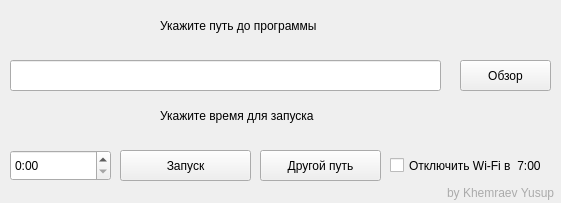
<?xml version="1.0" encoding="UTF-8"?>
<ui version="4.0">
 <class>MainWindow</class>
 <widget class="QMainWindow" name="MainWindow">
  <property name="enabled">
   <bool>true</bool>
  </property>
  <property name="geometry">
   <rect>
    <x>0</x>
    <y>0</y>
    <width>561</width>
    <height>203</height>
   </rect>
  </property>
  <property name="minimumSize">
   <size>
    <width>561</width>
    <height>203</height>
   </size>
  </property>
  <property name="maximumSize">
   <size>
    <width>561</width>
    <height>203</height>
   </size>
  </property>
  <property name="windowTitle">
   <string>uTact</string>
  </property>
  <property name="windowIcon">
   <iconset resource="icons.qrc">
    <normaloff>:/icons/icons/icon.png</normaloff>:/icons/icons/icon.png</iconset>
  </property>
  <property name="windowOpacity">
   <double>1.000000000000000</double>
  </property>
  <widget class="QWidget" name="centralwidget">
   <widget class="QPushButton" name="pushButton">
    <property name="geometry">
     <rect>
      <x>460</x>
      <y>60</y>
      <width>91</width>
      <height>31</height>
     </rect>
    </property>
    <property name="text">
     <string>Обзор</string>
    </property>
   </widget>
   <widget class="QLineEdit" name="lineEdit">
    <property name="geometry">
     <rect>
      <x>10</x>
      <y>60</y>
      <width>431</width>
      <height>31</height>
     </rect>
    </property>
    <property name="styleSheet">
     <string notr="true">font: 14pt &quot;Segoe UI&quot;;</string>
    </property>
   </widget>
   <widget class="QTimeEdit" name="timeEdit">
    <property name="enabled">
     <bool>true</bool>
    </property>
    <property name="geometry">
     <rect>
      <x>10</x>
      <y>150</y>
      <width>101</width>
      <height>31</height>
     </rect>
    </property>
    <property name="acceptDrops">
     <bool>false</bool>
    </property>
    <property name="styleSheet">
     <string notr="true">font: 16pt &quot;Segoe UI&quot;;</string>
    </property>
    <property name="wrapping">
     <bool>false</bool>
    </property>
    <property name="frame">
     <bool>true</bool>
    </property>
    <property name="readOnly">
     <bool>false</bool>
    </property>
    <property name="accelerated">
     <bool>false</bool>
    </property>
    <property name="keyboardTracking">
     <bool>true</bool>
    </property>
    <property name="showGroupSeparator" stdset="0">
     <bool>false</bool>
    </property>
    <property name="currentSection">
     <enum>QDateTimeEdit::HourSection</enum>
    </property>
    <property name="displayFormat">
     <string>H:mm</string>
    </property>
    <property name="calendarPopup">
     <bool>false</bool>
    </property>
   </widget>
   <widget class="QPushButton" name="pushButton_3">
    <property name="enabled">
     <bool>true</bool>
    </property>
    <property name="geometry">
     <rect>
      <x>120</x>
      <y>150</y>
      <width>131</width>
      <height>31</height>
     </rect>
    </property>
    <property name="text">
     <string>Запуск</string>
    </property>
   </widget>
   <widget class="QLabel" name="label">
    <property name="geometry">
     <rect>
      <x>160</x>
      <y>100</y>
      <width>241</width>
      <height>31</height>
     </rect>
    </property>
    <property name="styleSheet">
     <string notr="true">font: 14pt &quot;Segoe UI&quot;;</string>
    </property>
    <property name="text">
     <string>Укажите время для запуска </string>
    </property>
   </widget>
   <widget class="QLabel" name="label_2">
    <property name="geometry">
     <rect>
      <x>160</x>
      <y>10</y>
      <width>251</width>
      <height>31</height>
     </rect>
    </property>
    <property name="styleSheet">
     <string notr="true">font: 14pt &quot;Segoe UI&quot;;</string>
    </property>
    <property name="text">
     <string>Укажите путь до программы</string>
    </property>
   </widget>
   <widget class="QPushButton" name="pushButton_2">
    <property name="geometry">
     <rect>
      <x>260</x>
      <y>150</y>
      <width>121</width>
      <height>31</height>
     </rect>
    </property>
    <property name="text">
     <string>Другой путь</string>
    </property>
   </widget>
   <widget class="QLabel" name="label_3">
    <property name="geometry">
     <rect>
      <x>447</x>
      <y>183</y>
      <width>121</width>
      <height>20</height>
     </rect>
    </property>
    <property name="styleSheet">
     <string notr="true">color: rgb(171, 171, 171);</string>
    </property>
    <property name="text">
     <string>by Khemraev Yusup</string>
    </property>
   </widget>
   <widget class="QCheckBox" name="checkBox">
    <property name="geometry">
     <rect>
      <x>390</x>
      <y>157</y>
      <width>171</width>
      <height>17</height>
     </rect>
    </property>
    <property name="styleSheet">
     <string notr="true">font: 10pt &quot;MS Shell Dlg 2&quot;;</string>
    </property>
    <property name="text">
     <string>Отключить Wi-Fi в  7:00</string>
    </property>
   </widget>
  </widget>
 </widget>
 <resources>
  <include location="icons.qrc"/>
 </resources>
 <connections/>
</ui>
